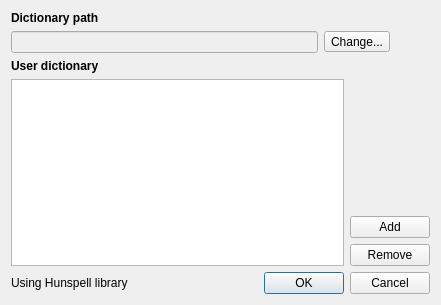
<?xml version="1.0" encoding="UTF-8"?>
<ui version="4.0">
 <class>SpellCheckDialog</class>
 <widget class="QDialog" name="SpellCheckDialog">
  <property name="geometry">
   <rect>
    <x>0</x>
    <y>0</y>
    <width>441</width>
    <height>305</height>
   </rect>
  </property>
  <property name="windowTitle">
   <string>SpellCheck</string>
  </property>
  <layout class="QVBoxLayout" name="verticalLayout_2">
   <item>
    <widget class="QLabel" name="label">
     <property name="text">
      <string>&lt;b&gt;Dictionary path&lt;/b&gt;</string>
     </property>
    </widget>
   </item>
   <item>
    <layout class="QHBoxLayout" name="horizontalLayout">
     <item>
      <widget class="QLineEdit" name="dictPath">
       <property name="enabled">
        <bool>false</bool>
       </property>
      </widget>
     </item>
     <item>
      <widget class="QToolButton" name="changeDictPath">
       <property name="text">
        <string>Change...</string>
       </property>
      </widget>
     </item>
     <item>
      <spacer name="horizontalSpacer">
       <property name="orientation">
        <enum>Qt::Horizontal</enum>
       </property>
       <property name="sizeType">
        <enum>QSizePolicy::Fixed</enum>
       </property>
       <property name="sizeHint" stdset="0">
        <size>
         <width>40</width>
         <height>20</height>
        </size>
       </property>
      </spacer>
     </item>
    </layout>
   </item>
   <item>
    <widget class="QLabel" name="label_2">
     <property name="text">
      <string>&lt;b&gt;User dictionary&lt;/b&gt;</string>
     </property>
    </widget>
   </item>
   <item>
    <layout class="QHBoxLayout" name="horizontalLayout_2">
     <item>
      <widget class="QListWidget" name="userDictList"/>
     </item>
     <item>
      <layout class="QVBoxLayout" name="verticalLayout">
       <item>
        <spacer name="verticalSpacer">
         <property name="orientation">
          <enum>Qt::Vertical</enum>
         </property>
         <property name="sizeHint" stdset="0">
          <size>
           <width>20</width>
           <height>40</height>
          </size>
         </property>
        </spacer>
       </item>
       <item>
        <widget class="QPushButton" name="add">
         <property name="text">
          <string>Add</string>
         </property>
        </widget>
       </item>
       <item>
        <widget class="QPushButton" name="remove">
         <property name="text">
          <string>Remove</string>
         </property>
        </widget>
       </item>
      </layout>
     </item>
    </layout>
   </item>
   <item>
    <layout class="QHBoxLayout" name="horizontalLayout_3">
     <item>
      <widget class="QLabel" name="textLabel">
       <property name="text">
        <string>Using Hunspell library</string>
       </property>
      </widget>
     </item>
     <item>
      <widget class="QDialogButtonBox" name="buttonBox">
       <property name="orientation">
        <enum>Qt::Horizontal</enum>
       </property>
       <property name="standardButtons">
        <set>QDialogButtonBox::Cancel|QDialogButtonBox::Ok</set>
       </property>
      </widget>
     </item>
    </layout>
   </item>
  </layout>
 </widget>
 <resources/>
 <connections>
  <connection>
   <sender>buttonBox</sender>
   <signal>accepted()</signal>
   <receiver>SpellCheckDialog</receiver>
   <slot>accept()</slot>
   <hints>
    <hint type="sourcelabel">
     <x>248</x>
     <y>254</y>
    </hint>
    <hint type="destinationlabel">
     <x>157</x>
     <y>274</y>
    </hint>
   </hints>
  </connection>
  <connection>
   <sender>buttonBox</sender>
   <signal>rejected()</signal>
   <receiver>SpellCheckDialog</receiver>
   <slot>reject()</slot>
   <hints>
    <hint type="sourcelabel">
     <x>316</x>
     <y>260</y>
    </hint>
    <hint type="destinationlabel">
     <x>286</x>
     <y>274</y>
    </hint>
   </hints>
  </connection>
 </connections>
</ui>
